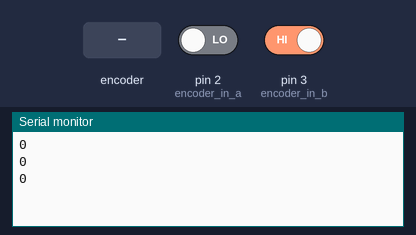
This sketch was run on a simulated Arduino Uno, built with avr-gcc and run on an emulated ATmega328P. Parts: the last lines printed to the serial monitor. Inputs (shaded band) come from the test bench; at power-on: pin 2 (encoder_in_a) LOW, pin 3 (encoder_in_b) HIGH.

Above: at 2.2 s.
2.3 s: rotary encoder on pin 2 (encoder_in_a) / pin 3 (encoder_in_b) turned 1 step (first pin leading)
At 2.9 s:
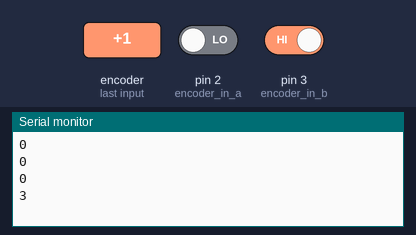
4.0 s: rotary encoder on pin 2 (encoder_in_a) / pin 3 (encoder_in_b) turned 1 step (first pin leading)
At 4.4 s:
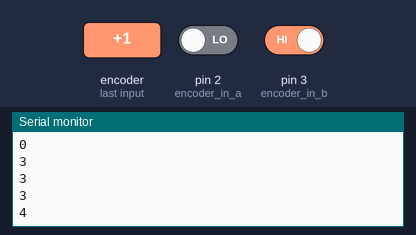
Timing chart, 0 to 7.0 s (numbered marks = the images above; inputs shaded):
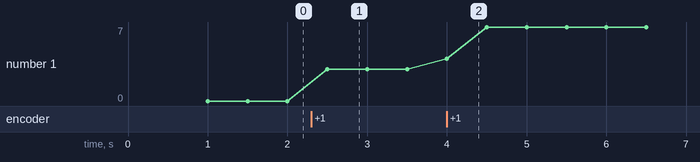

The sketch:

test_encoder_2.ino
```cpp
int encoder_in_a = 2;
int encoder_in_b = 3;

unsigned long int pos_count = 0;

void setup()
{
  pinMode(encoder_in_a,INPUT);
  pinMode(encoder_in_b,INPUT);
  attachInterrupt(0,phase_a,CHANGE);
  attachInterrupt(1,phase_b,CHANGE);
  Serial.begin(115200);
  delay(1000);
}

void loop()
{
 unsigned long int count_samp = pos_count;
 Serial.println(count_samp,DEC);
 delay(500);
}

// count interrupts
void phase_a()
{
  boolean a,b;
  a = digitalRead(encoder_in_a);
  b = digitalRead(encoder_in_b);
  if ((a==1&&b==0)||(a==0&&b==1)) {pos_count++;}
  if ((a==0&&b==0)||(a==1&&b==1)) {pos_count--;}
}
void phase_b()
{
  boolean a,b;
  a = digitalRead(encoder_in_a);
  b = digitalRead(encoder_in_b);
  if ((a==1&&b==1)||(a==0&&b==0)) {pos_count++;}
  if ((a==0&&b==1)||(a==1&&b==0)) {pos_count--;}
}
```

Measured:
- after the input at 2.3 s, the serial monitor: prints a new line after 0.20 s (image 1)
- after the input at 4.0 s, the serial monitor: prints a new line at once (image 2)
- plotted number 1: 0 → 3 after the input at 2.3 s, 3 → 7 after the input at 4.0 s
